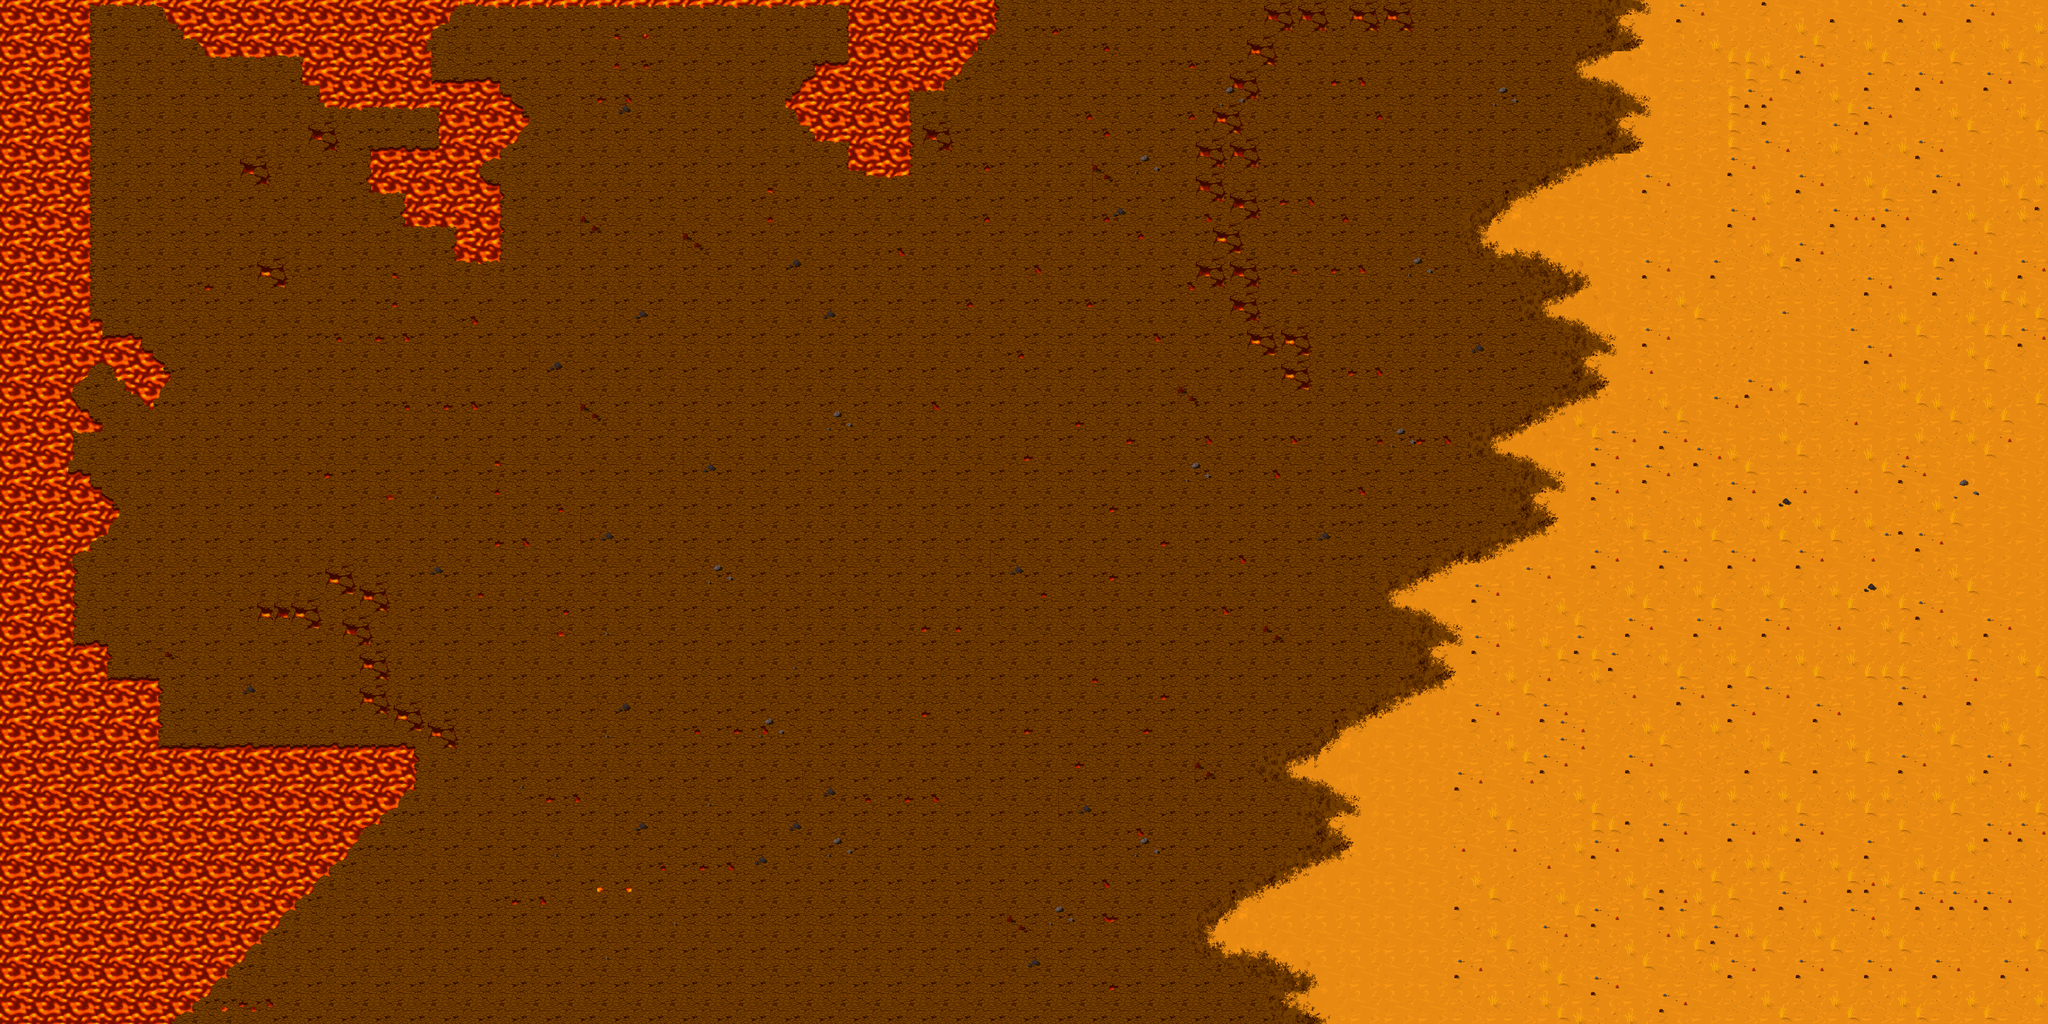

A 2D game scene composited from a Tiled map and its tileset images. What follows is a short description and the map's XML, with each tile layer's data collapsed to a summary:
An orthogonal 120x60 tile map with 32x32 px tiles, 8 tile layers (lava, ultrabasic, basic, background, ...), 3 tilesets and 79 objects (3x EOL, worker_1, worker_2, worker_3).

<map version="1.0" tiledversion="1.0.3" orientation="orthogonal" renderorder="right-down" width="120" height="60" tilewidth="32" tileheight="32" nextobjectid="100">
 <tileset firstgid="1" source="lava2_asst.tsx" />
 <tileset firstgid="257" name="piso" tilewidth="32" tileheight="32" tilecount="32" columns="8">
  <image source="piso.png" width="256" height="128" />
 </tileset>
 <tileset firstgid="289" source="mergepiso2.tsx" />
 <layer name="lava" width="120" height="60">
  <data>[7200 cells, 7200 non-empty, 4 distinct tile ids]</data>
 </layer>
 <layer name="ultrabasic" width="120" height="60">
  <data>[7200 cells, 7200 non-empty, 375 distinct tile ids]</data>
 </layer>
 <layer name="basic" width="120" height="60">
  <data>[7200 cells, 173 non-empty, 16 distinct tile ids]</data>
 </layer>
 <layer name="background" width="120" height="60">
  <data>[7200 cells, 0 non-empty, 0 distinct tile ids]</data>
 </layer>
 <objectgroup name="collision_layer">
  <object id="1" x="2376" y="5" width="117" height="58" />
  <object id="2" x="2531" y="3" width="123" height="59" />
  <object id="3" x="2339" y="68" width="59" height="58" />
  <object id="4" x="2305" y="135" width="58" height="59" />
  <object id="5" x="2273" y="199" width="60" height="55" />
  <object id="6" x="2243" y="261" width="119" height="63" />
  <object id="7" x="2246" y="333" width="55" height="51" />
  <object id="8" x="2306" y="365" width="58" height="49" />
  <object id="9" x="2277" y="425" width="51" height="50" />
  <object id="10" x="2244" y="490" width="117" height="51" />
  <object id="11" x="2305" y="549" width="60" height="58" />
  <object id="12" x="2341" y="619" width="120" height="55" />
  <object id="14" x="2401" y="678" width="61" height="58" />
  <object id="16" x="1598" y="2" width="261" height="61" />
  <object id="17" x="1599" y="71" width="225" height="54" />
  <object id="18" x="1508" y="127" width="283" height="34" />
  <object id="19" x="1474" y="195" width="227" height="33" />
  <object id="20" x="1505" y="164" width="197" height="30" />
  <object id="21" x="1572" y="232" width="130" height="27" />
  <object id="23" x="1506" y="230" width="65" height="30" />
  <object id="24" x="1601" y="264" width="98" height="59" />
  <object id="25" x="1730" y="231" width="59" height="55" />
  <object id="27" x="287" y="-1" width="576" height="31" />
  <object id="28" x="325" y="33" width="503" height="33" />
  <object id="29" x="359" y="69" width="437" height="25" />
  <object id="32" x="578" y="99" width="225" height="57" />
  <object id="33" x="609" y="164" width="349" height="25" />
  <object id="35" x="829" y="192" width="165" height="64" />
  <object id="36" x="833" y="261" width="126" height="27" />
  <object id="39" x="737" y="288" width="193" height="130" />
  <object id="40" x="703" y="291" width="33" height="68" />
  <object id="42" x="835" y="421" width="103" height="60" />
  <object id="43" x="1" y="2" width="158" height="700" />
  <object id="44" x="4" y="704" width="156" height="98" />
  <object id="45" x="162" y="640" width="67" height="55" />
  <object id="46" x="165" y="604" width="26" height="34" />
  <object id="47" x="228" y="645" width="27" height="86" />
  <object id="48" x="257" y="643" width="30" height="127" />
  <object id="49" x="293" y="675" width="28" height="63" />
  <object id="51" x="162" y="769" width="29" height="31" />
  <object id="52" x="0" y="805" width="131" height="1112" />
  <object id="55" x="132" y="897" width="28" height="129" />
  <object id="56" x="166" y="928" width="59" height="64" />
  <object id="57" x="163" y="999" width="29" height="28" />
  <object id="58" x="162" y="899" width="23" height="21" />
  <object id="59" x="132" y="1214" width="58" height="704" />
  <object id="62" x="192" y="1283" width="97" height="637" />
  <object id="63" x="293" y="1405" width="26" height="512" />
  <object id="64" x="327" y="1409" width="448" height="67" />
  <object id="65" x="324" y="1479" width="412" height="54" />
  <object id="66" x="324" y="1536" width="348" height="32" />
  <object id="67" x="324" y="1570" width="346" height="26" />
  <object id="68" x="677" y="1538" width="27" height="28" />
  <object id="69" x="322" y="1598" width="319" height="34" />
  <object id="70" x="323" y="1633" width="284" height="32" />
  <object id="71" x="322" y="1668" width="252" height="30" />
  <object id="72" x="319" y="1697" width="223" height="32" />
  <object id="73" x="321" y="1731" width="190" height="32" />
  <object id="74" x="320" y="1765" width="159" height="27" />
  <object id="75" x="320" y="1793" width="126" height="32" />
  <object id="76" x="318" y="1825" width="99" height="29" />
  <object id="77" x="319" y="1858" width="64" height="32" />
  <object id="78" x="322" y="1891" width="26" height="28" />
  <object id="79" x="195" y="1217" width="27" height="61" />
  <object id="80" x="800" y="1347" width="58" height="55" />
  <object id="81" x="739" y="1321" width="58" height="53" />
  <object id="83" x="678" y="1221" width="59" height="131" />
  <object id="85" x="638" y="1156" width="64" height="60" />
  <object id="86" x="671" y="1094" width="61" height="52" />
  <object id="87" x="608" y="1063" width="58" height="56" />
  <object id="88" x="481" y="1120" width="130" height="66" />
  <object id="98" x="778" y="1409" width="21" height="62" />
  <object id="99" x="739" y="1475" width="30" height="28" />
 </objectgroup>
 <layer name="foreground" width="120" height="60">
  <data>[7200 cells, 0 non-empty, 0 distinct tile ids]</data>
 </layer>
 <layer name="trying_building" width="120" height="60" opacity="0.28">
  <data>[7200 cells, 0 non-empty, 0 distinct tile ids]</data>
 </layer>
 <layer name="wrong_layer" width="120" height="60">
  <data>[7200 cells, 0 non-empty, 0 distinct tile ids]</data>
 </layer>
 <layer name="selection_layer" width="120" height="60">
  <data>[7200 cells, 0 non-empty, 0 distinct tile ids]</data>
 </layer>
 <objectgroup name="set_up_lvl">
  <object id="90" name="EOL" x="3561" y="1367">
   <ellipse />
  </object>
  <object id="91" name="EOL" x="3639" y="1547">
   <ellipse />
  </object>
  <object id="92" name="EOL" x="3503" y="1693">
   <ellipse />
  </object>
  <object id="93" name="worker_1" x="3030" y="1042">
   <ellipse />
  </object>
  <object id="94" name="worker_2" x="3427" y="1053">
   <ellipse />
  </object>
  <object id="95" name="worker_3" x="3588" y="1293">
   <ellipse />
  </object>
 </objectgroup>
</map>